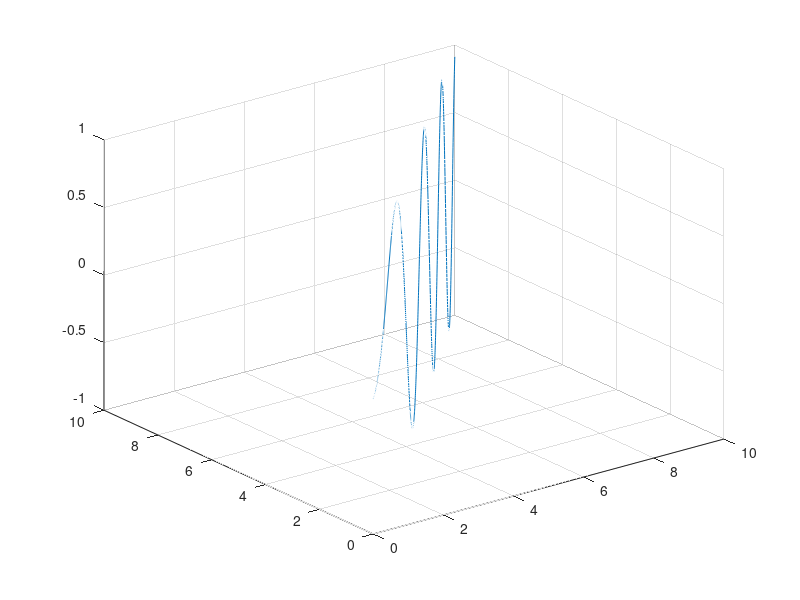

The MATLAB source for this figure:
% Pulizia ambiente
clear
clc
clf

% Impostazione spazi
x = linspace(0, 10, 1000);
y = linspace(0, 10, 1000);
z = sin((x.^2 + y.^2)/10)

% Plot 3D
plot3(x, y, z)
grid % Aggiunge la griglia
